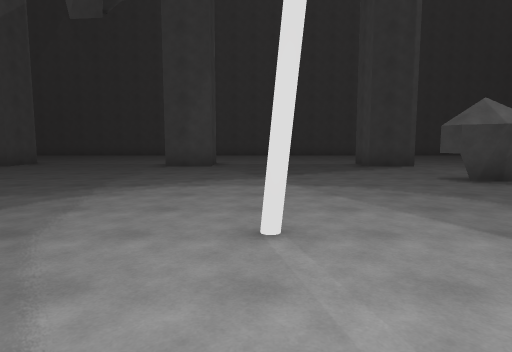
view 1 (above)

18 first-person views from a walk through a scene from a Unity 3-D project. The camera is 1.5 m above the floor, tilts 6° down and sees 75° across. The floor is counted in squares, 2 m on a side. Each view is taken from the middle of a square. On the plan, view 1 faces up. The plan holds only what a view shows up to about 11 squares ahead; the rest is blank. The place goes on beyond the plan. The player is left out.

view 2
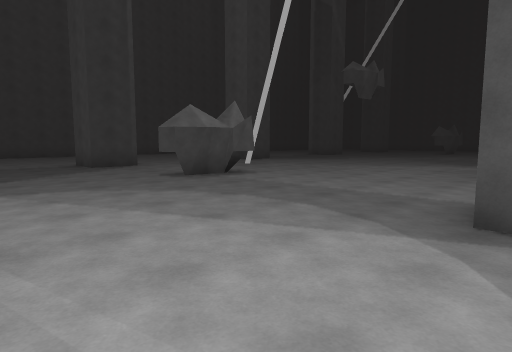

view 3
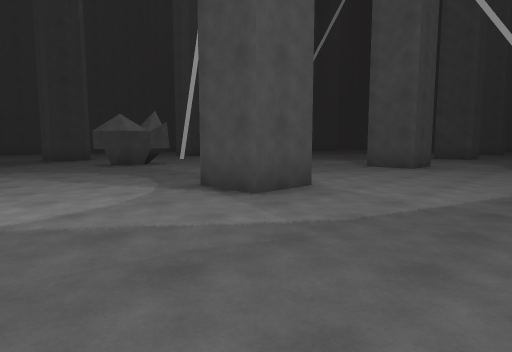

view 4
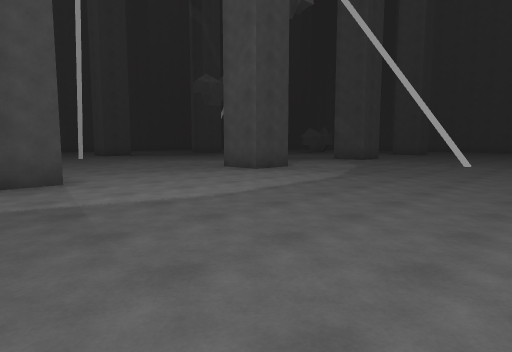

view 5
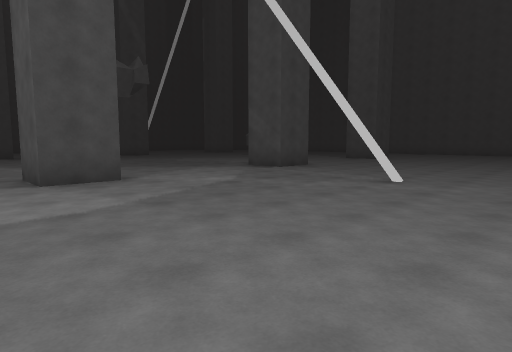

view 6
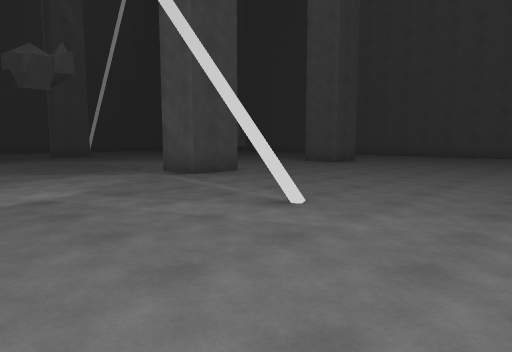

view 7
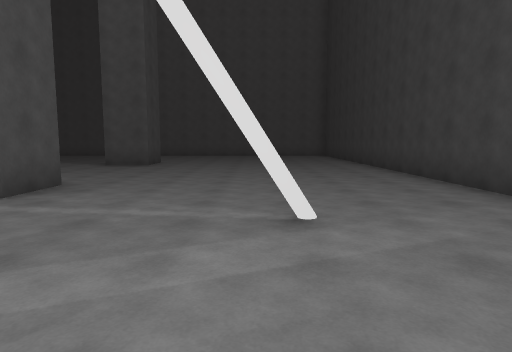

view 8
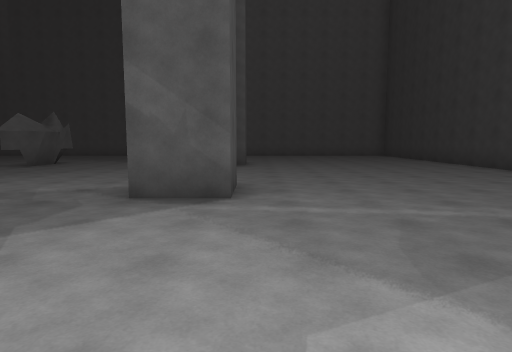

view 9
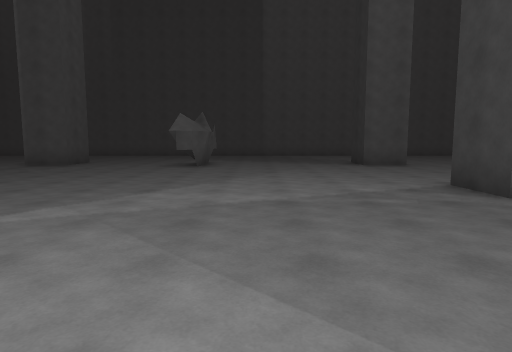

view 10
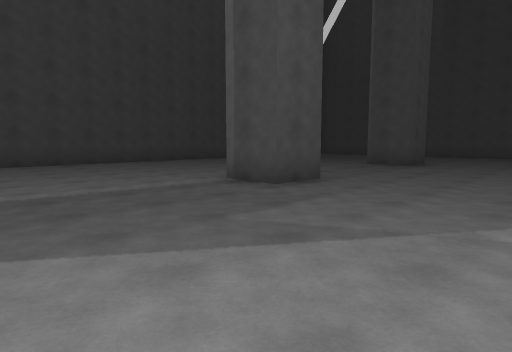

view 11
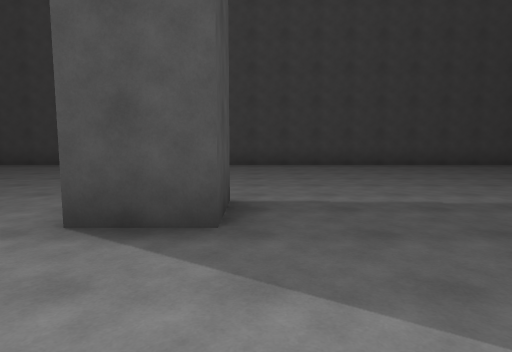

view 12
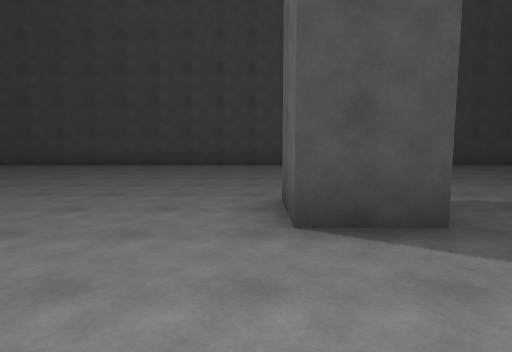

view 13
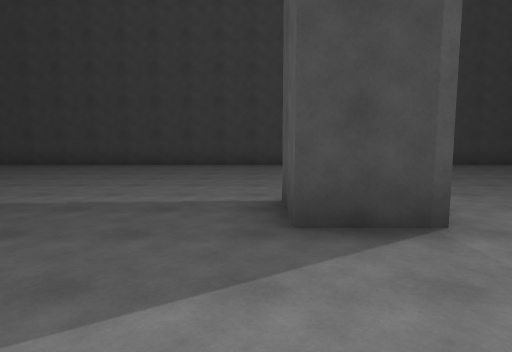

view 14
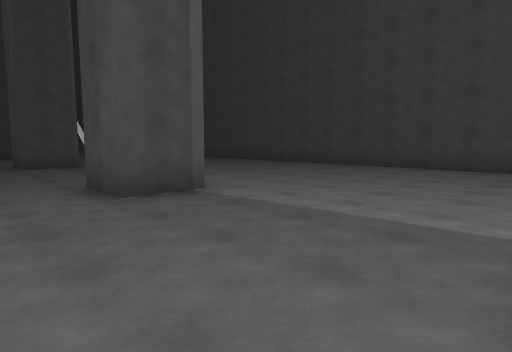

view 15
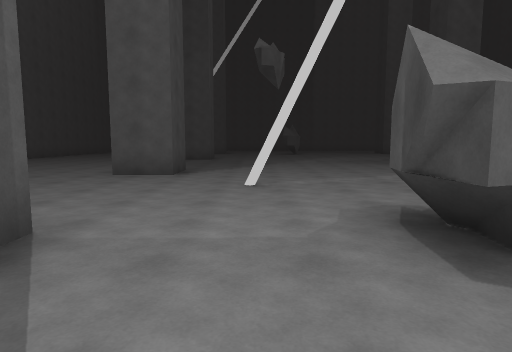

view 16
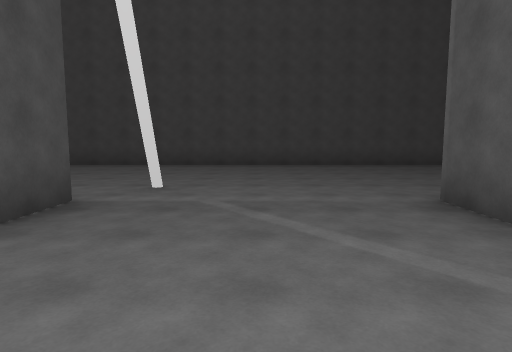

view 17
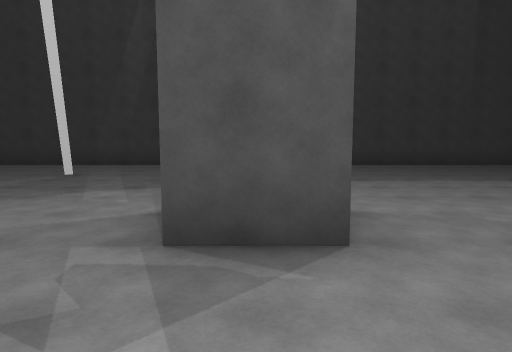

view 18
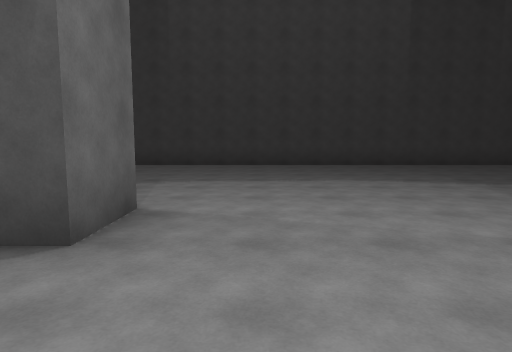

### Floor plan
Points are (right, up) in squares from view 1. A wall is a line through its corners. A room is listed if a view was taken in it or the views show most of it. See-through windows are left out.
Room 1 (views 1, 2, 3, 4, 5, 6, 7, 8, 9, 10, 11, 12, 13, 14, 15, 16, 17, 18)
walls: (6, 6) (4, 6.2); (7.5, 7.6) (7.6, 8.1); (7.5, 7.7) (7.6, 8.2); (5.4, 6) (4, 6.1) (3.7, 6.8) (4.4, 6.8) (4.6, 6.9); (4.5, 6) (4, 6.3); (4.2, 6.9) (5.2, 6.8); (4.8, 9.8) (3.3, 9.8) (3.3, 11.2); (10.8, -0.7) (9.3, -0.7) (9.3, 0.7) (10.8, 0.7); (4.8, -0.7) (3.3, -0.7) (3.3, 0.8); (10.7, 11.2) (10.7, 9.8) (9.3, 9.8) (9.3, 11.2); (16.8, -0.7) (15.3, -0.7) (15.3, 0.7) (16.8, 0.7); (16.7, 11.2) (16.7, 9.8) (15.3, 9.8) (15.3, 11.2); (-1.3, 11.2) (-1.3, 9.8) (-2.8, 9.8); (13.9, -4.5) (14, -3.9); (14, -4.5) (13.9, -3.9); (14.2, -4.4) (13.8, -4.1); (14.2, -4.5) (13.8, -4); (14.1, -4.6) (13.9, -3.9); (17.6, 12.3) (17.4, 11.9); (17.6, 12.4) (17.4, 11.8); (13, -7.5) (22.1, -7.5); (22, 5.5) (21.1, 5.6) (20.7, 5.8) (20.5, 6.3); (22.1, 5.5) (21.1, 5.6); (-0.1, -7.5) (11.9, -7.5); (22, -0.7) (21.3, -0.7) (21.3, 0.7) (22.1, 0.7); (22.5, 9.8) (21.3, 9.8) (21.3, 11.2); (22.5, 17.5) (-5.1, 17.5)
low walls: (5.7, 6.1) (5.1, 6); (4, 6.3) (4.7, 6.2)

Where each view was taken, in squares from view 1:
view 1: 0 up, 0 right, facing up
view 2: 0 up, 0 right, facing up-right
view 3: 4 down, 0 right, facing up-right
view 4: 7 down, 3 right, facing up-right
view 5: 7 down, 8 right, facing up-right
view 6: 7 down, 11 right, facing up-right
view 7: 4 down, 11 right, facing right
view 8: 1 down, 11 right, facing right
view 9: 4 up, 11 right, facing right
view 10: 6 up, 11 right, facing up-right
view 11: 7 up, 11 right, facing up
view 12: 7 up, 9 right, facing up
view 13: 7 up, 3 right, facing up
view 14: 8 up, 3 right, facing up-left
view 15: 8 up, 2 right, facing right
view 16: 7 up, 19 right, facing up
view 17: 3 up, 10 right, facing down
view 18: 3 up, 8 right, facing down
